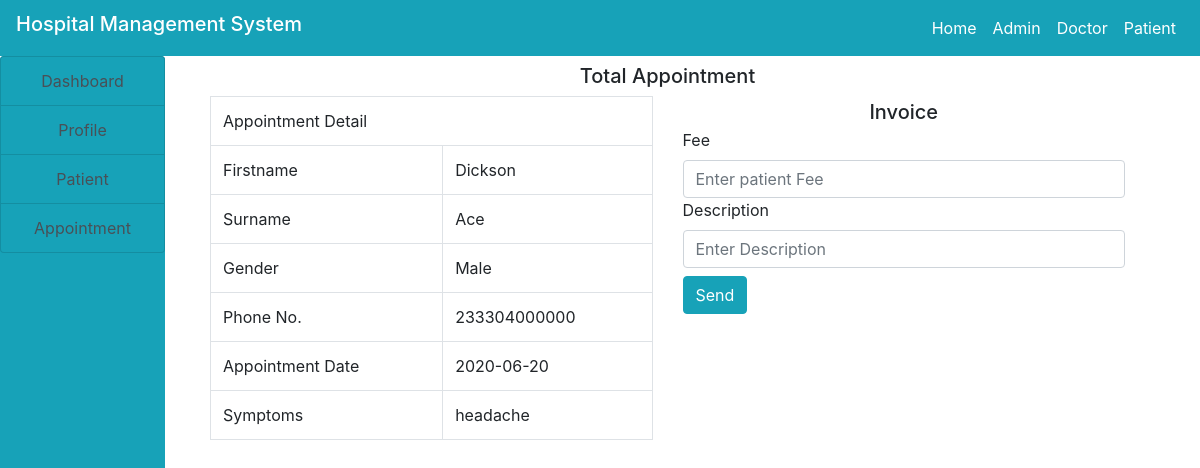
/doctor/discharge.php?id=1, run on the app's committed database.
### tables this page shows
CREATE TABLE IF NOT EXISTS `appointment` (
  `id` int(100) NOT NULL AUTO_INCREMENT,
  `firstname` varchar(100) NOT NULL,
  `surname` varchar(100) NOT NULL,
  `gender` varchar(100) NOT NULL,
  `phone` varchar(100) NOT NULL,
  `appointment_date` varchar(100) NOT NULL,
  `symptoms` varchar(100) NOT NULL,
  `status` varchar(100) NOT NULL,
  `date_booked` varchar(100) NOT NULL,
  PRIMARY KEY (`id`)
);

### doctor/discharge.php (the view, shortened to what this page needs)
<!DOCTYPE html>
<html>
<head>
</head>
<body>
<?php
   include("../include/header.php");
   include("../include/connection.php");
?>
</body>
  <div class="container-fluid">
       <div class="col-md-12">
           <div class="row">
                 <div class="col-md-2" style="margin-left: -30px">
                     <?php
                        include("sidenav.php");
                     ?>
                 </div>
                   <div class="col-md-10">
                         <h5 class="text-center my-2">Total Appointment</h5>
                       <?php
                           if (isset($_GET['id'])){
                               $id = $_GET['id'];
                               $query = "SELECT * FROM appointment WHERE id='$id'";
                               $res = mysqli_query($con, $query);
                               $row = mysqli_fetch_array($res);
                           }
                       ?>
                       <div class="col-md-12">
                           <div class="row">
                               <div class="col-md-6">
                                    <table class="table table-bordered">
                                        <tr>
                                            <td colspan="2">Appointment Detail</td>
                                        </tr>
                                        <tr>
                                            <td>Firstname</td>
                                            <td><?php echo $row['firstname'] ?></td>
                                        </tr>
                                        <tr>
                                            <td>Surname</td>
                                            <td><?php echo $row['surname'] ?></td>
                                        </tr>
                                        <tr>
                                            <td>Gender</td>
                                            <td><?php echo $row['gender'] ?></td>
                                        </tr>
                                        <tr>
                                            <td>Phone No.</td>
                                            <td><?php echo $row['phone'] ?></td>
                                        </tr>
                                        <tr>
                                            <td>Appointment Date</td>
                                            <td><?php echo $row['appointment_date'] ?></td>
                                        </tr>
                                        <tr>
                                            <td>Symptoms</td>
                                            <td><?php echo $row['symptoms'] ?></td>
                                        </tr>
                                    </table>
                               </div>
                               <div class="col-md-6">
                                    <h5 class="text-center my-1">Invoice </h5>
                                   <form action="" method="post">
                                       <label for="">Fee</label>
                                       <input type="number" name="fee" class="form-control" autocomplete="off" placeholder="Enter patient Fee">
                                       <label for="">Description</label>
                                       <input type="text" name="des" class="form-control" autocomplete="off" placeholder="Enter Description">
                                       <input type="submit" name="send" class="btn btn-info my-2" value="Send">
                                   </form>
                               </div>
                           </div>
                       </div>
                   </div>
           </div>
       </div>
  </div>
</html>

### data on the page
appointment: firstname "Dickson", surname "Ace", gender "Male", phone "233304000000", appointment_date "2020-06-20", symptoms "headache"
